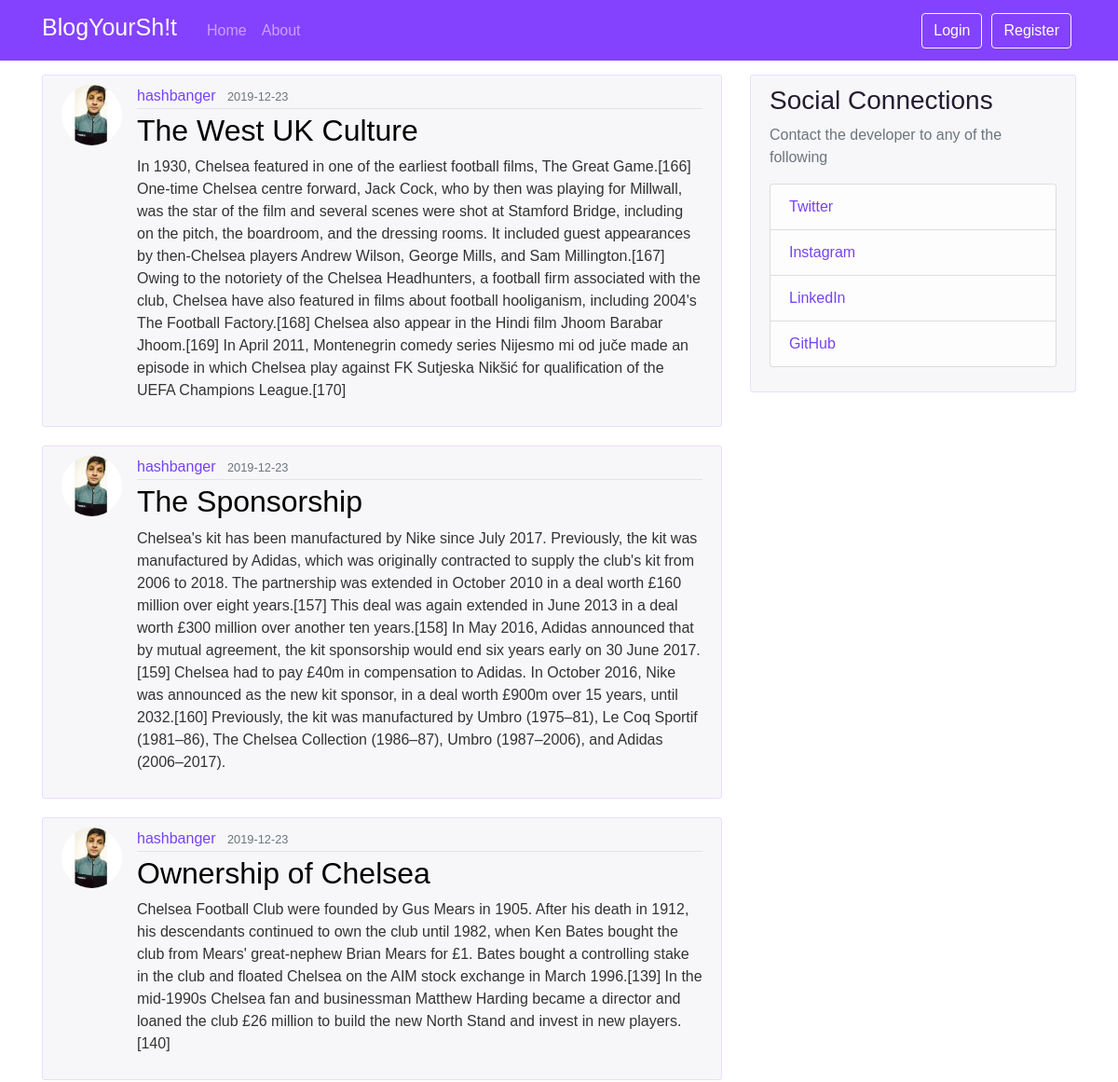
Before: / (upper part) with the older database file.
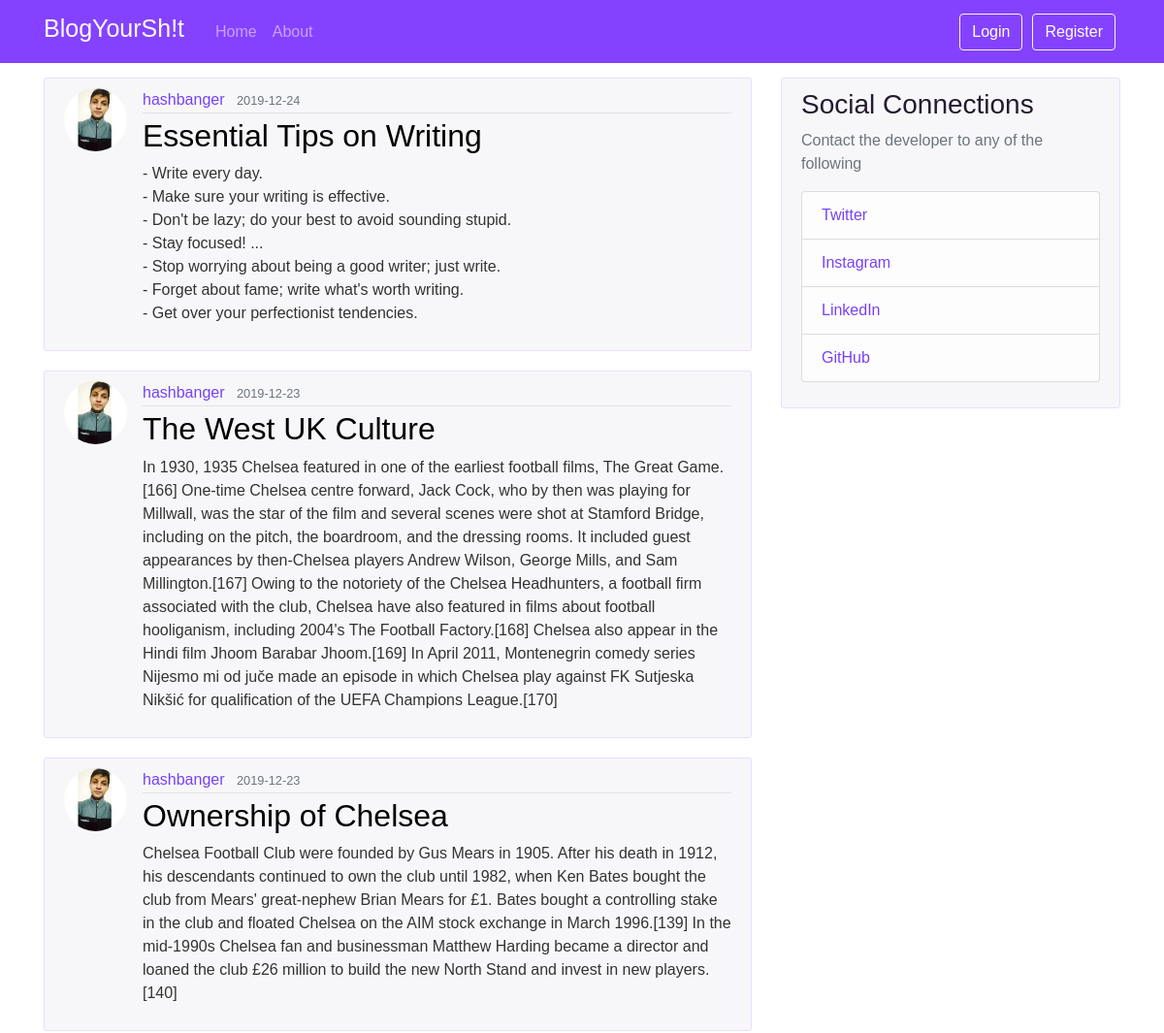
After: the same page with the newer database file.
### flaskblog/models.py (models this page shows, shortened)
class Post(db.Model):
    id = db.Column(db.Integer, primary_key = True)
    title = db.Column(db.String(100), nullable = False)
    date_posted = db.Column(db.DateTime, nullable = False, default = datetime.utcnow)
    content =  db.Column(db.Text, nullable = False)
    user_id = db.Column(db.Integer, db.ForeignKey('user.id'), nullable = False)

class User(db.Model, UserMixin):
    id = db.Column(db.Integer, primary_key = True)
    username = db.Column(db.String(20), unique = True, nullable = False)
    email = db.Column(db.String(120), unique = True, nullable = False)
    image_file = db.Column(db.String(20), nullable = False, default = 'default.jpg')
    password = db.Column(db.String(60), nullable = False,)
    posts = db.relationship('Post', backref = 'author', lazy = True)

### flaskblog/main/routes.py (the view)
@main.route('/')
def home():
    page = request.args.get('page', default = 1, type = int)
    posts = Post.query.order_by(Post.date_posted.desc()).paginate(per_page = 5)
    return render_template('home.html', posts = posts)

### flaskblog/templates/home.html (shortened to what this page needs)
{% extends "layout.html" %}
{% block content %}
{% for post in posts.items %}
<article class="media content-section">
  <img class = "rounded-circle article-img" src="{{ url_for('static', filename = 'profile_pics/' + post.author.image_file) }}" alt="">
    <div class="media-body">
      <div class="article-metadata">
        <a class="mr-2" href="{{ url_for('users.user_posts', username = post.author.username) }}">{{ post.author.username }}</a>
        <small class="text-muted">{{ post.date_posted.strftime('%Y-%m-%d') }}</small>
      </div>
      <h2><a class="article-title" href="{{ url_for('posts.post', post_id = post.id) }}">{{ post.title }}</a></h2>
      <p class="article-content">{{ post.content }}</p>
    </div>
  </article>
{% endfor %}
{% endblock content %}

Changed rows visible on the page:
removed Post: image_file (picture), author.username "hashbanger", date_posted "2019-12-23", title "The Sponsorship", content "Chelsea's kit has been manufactured by Nike since July 2017. Previously, the kit was manufactured by Adidas, which was originally contracted to supply the club's kit from 2006 to 2018. The partnership was extended in October 2010 in a deal worth £160 million over eight years.[157] This deal was again extended in June 2013 in a deal worth £300 million over another ten years.[158] In May 2016, Adidas announced that by mutual agreement, the kit sponsorship would end six years early on 30 June 2017.[159] Chelsea had to pay £40m in compensation to Adidas. In October 2016, Nike was announced as the new kit sponsor, in a deal worth £900m over 15 years, until 2032.[160] Previously, the kit was…"
added Post: image_file (picture), author.username "hashbanger", date_posted "2019-12-24", title "Essential Tips on Writing", content "- Write every day. - Make sure your writing is effective. - Don't be lazy; do your best to avoid sounding stupid. - Stay focused! ... - Stop worrying about being a good writer; just write. - Forget about fame; write what's worth writing. - Get over your perfectionist tendencies."
changed Post "The West UK Culture": content "In 1930, Chelsea featured in one…" → "In 1930, 1935 Chelsea featured in one…"
